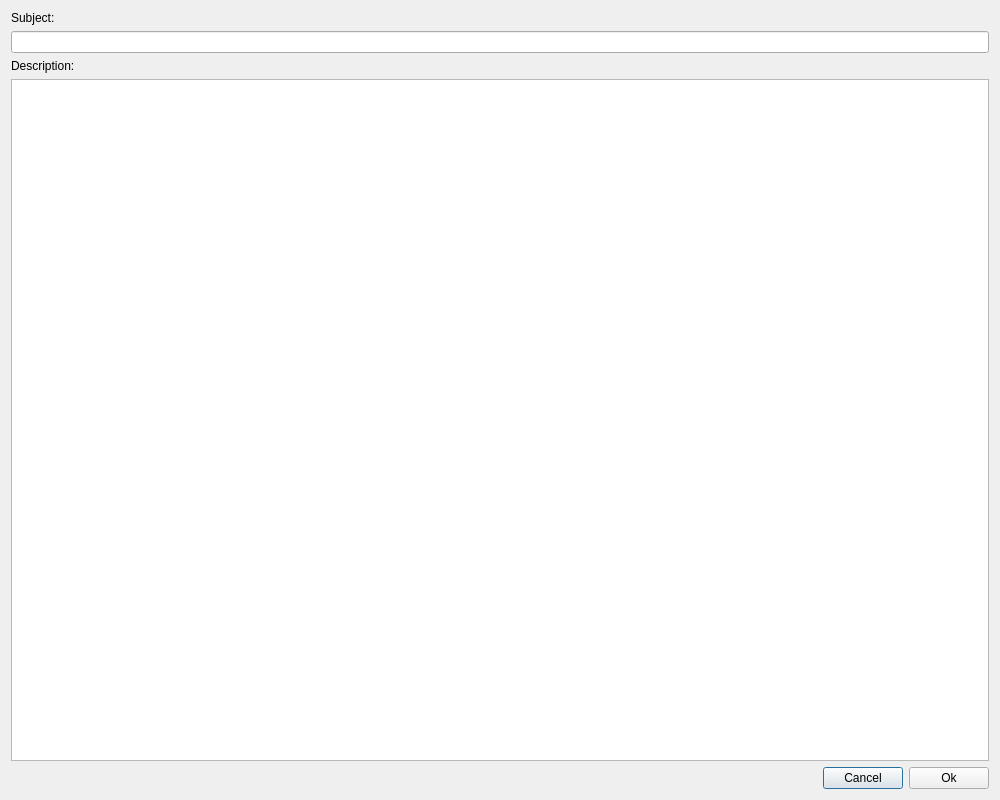
<?xml version="1.0" encoding="UTF-8"?>
<ui version="4.0">
 <class>new_issue_form</class>
 <widget class="QDialog" name="new_issue_form">
  <property name="windowModality">
   <enum>Qt::ApplicationModal</enum>
  </property>
  <property name="geometry">
   <rect>
    <x>0</x>
    <y>0</y>
    <width>1000</width>
    <height>800</height>
   </rect>
  </property>
  <property name="windowTitle">
   <string>New Issue Form</string>
  </property>
  <layout class="QVBoxLayout" name="verticalLayout">
   <item>
    <widget class="QLabel" name="subject_label">
     <property name="text">
      <string>Subject:</string>
     </property>
     <property name="buddy">
      <cstring>subject_line_edit</cstring>
     </property>
    </widget>
   </item>
   <item>
    <widget class="QLineEdit" name="subject_line_edit">
     <property name="toolTip">
      <string>Type a short description</string>
     </property>
    </widget>
   </item>
   <item>
    <widget class="QLabel" name="description_label">
     <property name="text">
      <string>Description:</string>
     </property>
     <property name="buddy">
      <cstring>description_plain_text_edit</cstring>
     </property>
    </widget>
   </item>
   <item>
    <widget class="QPlainTextEdit" name="description_plain_text_edit"/>
   </item>
   <item>
    <layout class="QHBoxLayout" name="horizontalLayout_2">
     <item>
      <spacer name="horizontalSpacer">
       <property name="orientation">
        <enum>Qt::Horizontal</enum>
       </property>
       <property name="sizeHint" stdset="0">
        <size>
         <width>40</width>
         <height>20</height>
        </size>
       </property>
      </spacer>
     </item>
     <item>
      <widget class="QPushButton" name="cancel_button">
       <property name="text">
        <string>Cancel</string>
       </property>
      </widget>
     </item>
     <item>
      <widget class="QPushButton" name="ok_button">
       <property name="text">
        <string>Ok</string>
       </property>
      </widget>
     </item>
    </layout>
   </item>
  </layout>
 </widget>
 <tabstops>
  <tabstop>subject_line_edit</tabstop>
  <tabstop>description_plain_text_edit</tabstop>
  <tabstop>ok_button</tabstop>
 </tabstops>
 <resources/>
 <connections>
  <connection>
   <sender>cancel_button</sender>
   <signal>clicked()</signal>
   <receiver>new_issue_form</receiver>
   <slot>reject()</slot>
   <hints>
    <hint type="sourcelabel">
     <x>851</x>
     <y>982</y>
    </hint>
    <hint type="destinationlabel">
     <x>790</x>
     <y>973</y>
    </hint>
   </hints>
  </connection>
 </connections>
</ui>
